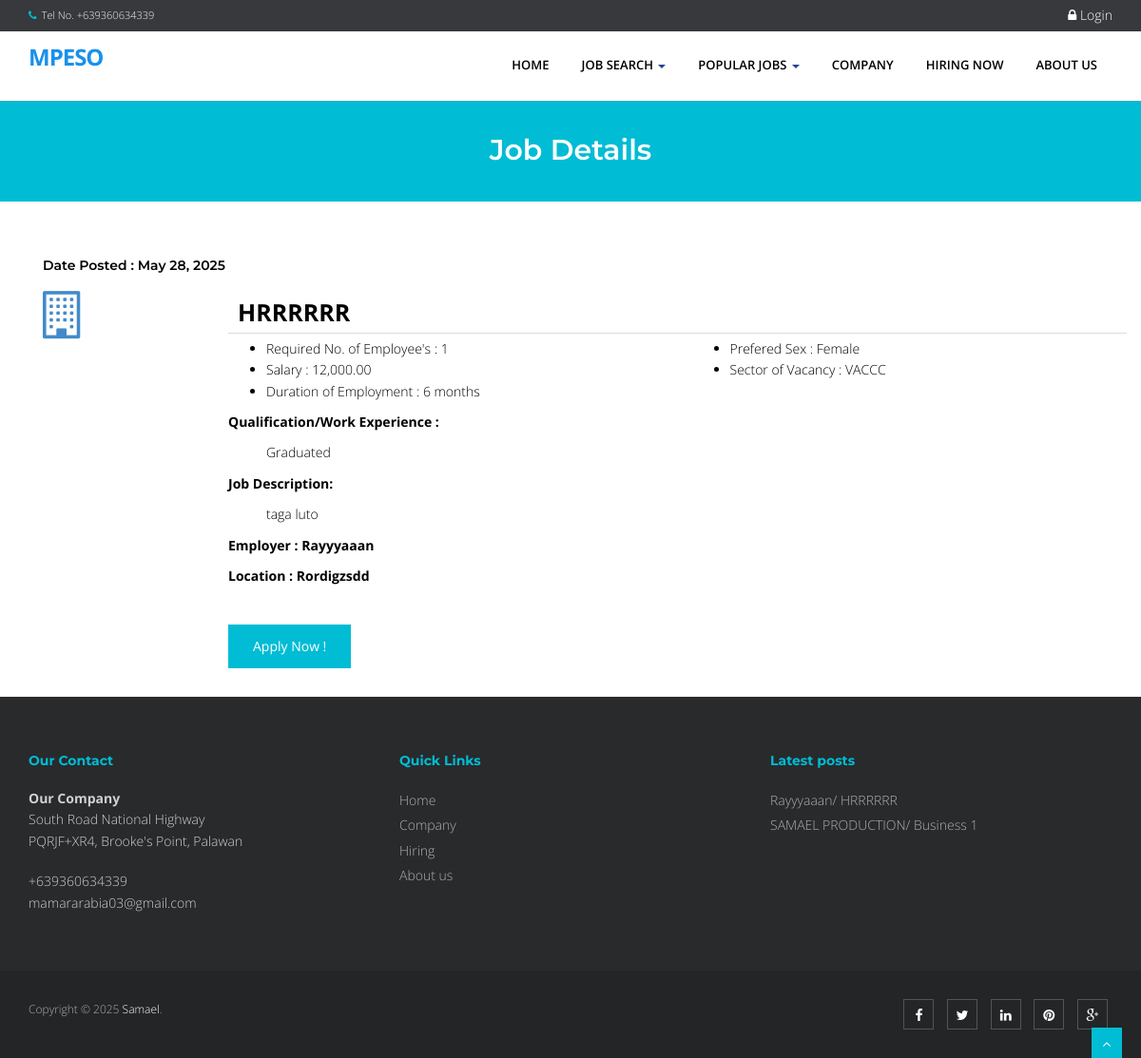
The page /index.php?q=viewjob&search=4 on the database its author committed.
### tables this page shows
CREATE TABLE `tbljob` (
  `JOBID` int NOT NULL,
  `COMPANYID` int NOT NULL,
  `CATEGORY` varchar(250) NOT NULL,
  `OCCUPATIONTITLE` varchar(90) NOT NULL,
  `REQ_NO_EMPLOYEES` int NOT NULL,
  `SALARIES` double NOT NULL,
  `DURATION_EMPLOYEMENT` varchar(90) NOT NULL,
  `QUALIFICATION_WORKEXPERIENCE` text NOT NULL,
  `JOBDESCRIPTION` text NOT NULL,
  `PREFEREDSEX` varchar(30) NOT NULL,
  `SECTOR_VACANCY` text NOT NULL,
  `JOBSTATUS` varchar(90) NOT NULL,
  `DATEPOSTED` datetime NOT NULL
);

CREATE TABLE `tblcompany` (
  `COMPANYID` int NOT NULL,
  `COMPANYNAME` varchar(90) NOT NULL,
  `COMPANYADDRESS` varchar(90) NOT NULL,
  `COMPANYCONTACTNO` varchar(30) NOT NULL,
  `COMPANYSTATUS` varchar(90) NOT NULL
);

### index.php (called while the page is built, shortened)
<?php
require_once("include/initialize.php");
$view = (isset($_GET['q']) && $_GET['q'] != '') ? $_GET['q'] : '';
switch ($view) {
	case 'viewjob' :
        $title="Job Details";
		break;
}
require_once("theme/templates.php");
?>

### include/database.php (called while the page is built, shortened)
<?php
class Database {
	var $sql_string = '';
	private $conn;
	public function open_connection() {
		$this->conn = mysqli_connect(server,user,pass);
		if(!$this->conn){
			$this->error_msg = "Problem in database connection! Contact administrator!";
			error_log($this->error_msg);
			exit();
		} else {
			$db_select = mysqli_select_db($this->conn,database_name);
		}
	}
	function setQuery($sql='') {
		$this->sql_string = $sql;
		return true;
	}
	function executeQuery() {
		$result = mysqli_query($this->conn, $this->sql_string);
		return $result;
	}
	function loadResultList( $key='' ) {
		$cur = $this->executeQuery();
		$array = array();
		while ($row = mysqli_fetch_object($cur)) {
			if ($key) {
				$array[$row->$key] = $row;
			} else {
				$array[] = $row;
			}
		}
		return $array;
	}
}
$mydb = new Database();
?>

### theme/templates.php (the view, shortened to what this page needs)
 <!DOCTYPE html>
<html lang="en">
<head>
<link href="<?php echo web_root; ?>plugins/home-plugins/css/bootstrap.min.css" rel="stylesheet" />
<link href="<?php echo web_root; ?>plugins/home-plugins/css/fancybox/jquery.fancybox.css" rel="stylesheet">
<link href="<?php echo web_root; ?>plugins/home-plugins/css/flexslider.css" rel="stylesheet" />
<link href="<?php echo web_root; ?>plugins/home-plugins/css/style.css" rel="stylesheet" />
<link rel="stylesheet" href="<?php echo web_root;?>plugins/font-awesome/css/font-awesome.min.css">
<link rel="stylesheet" href="<?php echo web_root;?>plugins/dataTables/jquery.dataTables.min.css">
<link rel="stylesheet" href="<?php echo web_root;?>plugins/dataTables/jquery.dataTables_themeroller.css">
<link href="<?php echo web_root; ?>plugins/datepicker/bootstrap-datetimepicker.min.css" rel="stylesheet" media="screen">
<link href="<?php echo web_root; ?>plugins/datepicker/datepicker3.css" rel="stylesheet" media="screen">
</head>
<body>
<div id="wrapper" class="home-page">
  <header>
        <div class="topbar navbar-fixed-top">
          <div class="container">
            <div class="row">
              <div class="col-md-12">
                <p class="pull-left hidden-xs"><i class="fa fa-phone"></i>Tel No. +639360634339</p>
                <?php if (isset($_SESSION['APPLICANTID'])) {
                    $sql = "SELECT count(*) as 'COUNTNOTIF' FROM `tbljob` ORDER BY `DATEPOSTED` DESC";
                    $mydb->setQuery($sql);
                    $showNotif = $mydb->loadSingleResult();
                    $notif =isset($showNotif->COUNTNOTIF) ? $showNotif->COUNTNOTIF : 0;
                    $applicant = new Applicants();
                    $appl  = $applicant->single_applicant($_SESSION['APPLICANTID']);
                    $sql ="SELECT count(*) as 'COUNT' FROM `tbljobregistration` WHERE `PENDINGAPPLICATION`=0 AND `HVIEW`=0 AND `APPLICANTID`='{$appl->APPLICANTID}'";
                    $mydb->setQuery($sql);
                    $showMsg = $mydb->loadSingleResult();
                    $msg =isset($showMsg->COUNT) ? $showMsg->COUNT : 0;
                    echo ' <p class="pull-right login"><a title="View Notification(s)" href="'.web_root.'applicant/index.php?view=notification"> <i class="fa fa-bell-o"></i> <span class="label label-success">'.$notif.'</span></a> | <a title="View Message(s)" href="'.web_root.'applicant/index.php?view=message"> <i class="fa fa-envelope-o"></i> <span class="label label-success">'.$msg.'</span></a> | <a title="View Profile" href="'.web_root.'applicant/"> <i class="fa fa-user"></i> Howdy, '. $appl->FNAME. ' '.$appl->LNAME .' </a> | <a href="'.web_root.'logout.php">  <i class="fa fa-sign-out"> </i>Logout</a> </p>';
                    }else{ ?>
                      <p   class="pull-right login"><a data-target="#myModal" data-toggle="modal" href=""> <i class="fa fa-lock"></i> Login </a></p>
                <?php } ?>
              </div>
            </div>
          </div>
        </div>
        <div style="min-height: 30px;"></div>
        <div class="navbar navbar-default navbar-static-top" >
            <div class="container">
                <div class="navbar-header">
                    <a class="navbar-brand" href="<?php echo web_root; ?>index.php">MPESO</a>
                </div>
                <div class="navbar-collapse collapse ">
                    <ul class="nav navbar-nav">
                        <li class="<?php echo !isset($_GET['q'])? 'active' :''?>"><a href="<?php echo web_root; ?>index.php">Home</a></li>
                        <li class="dropdown">
                          <a href="#" data-toggle="dropdown" class="dropdown-toggle">Job Search <b class="caret"></b></a>
                       </li>
                      <li class="dropdown <?php  if(isset($_GET['q'])) { if($_GET['q']=='category'){ echo 'active'; }else{ echo ''; }}  ?>">
                          <a href="#" data-toggle="dropdown" class="dropdown-toggle">Popular Jobs <b class="caret"></b></a>
                            <?php
                            $sql = "SELECT * FROM `tblcategory` LIMIT 10";
                            $mydb->setQuery($sql);
                            ?>
                       </li>
                        <li class="<?php  if(isset($_GET['q'])) { if($_GET['q']=='company'){ echo 'active'; }else{ echo ''; }}  ?>"><a href="<?php echo web_root; ?>index.php?q=company">Company</a></li>
                        <li class="<?php  if(isset($_GET['q'])) { if($_GET['q']=='hiring'){ echo 'active'; }else{ echo ''; }} ?>"><a href="<?php echo web_root; ?>index.php?q=hiring">Hiring Now</a></li>
                        <li class="<?php  if(isset($_GET['q'])) { if($_GET['q']=='About'){ echo 'active'; }else{ echo ''; }}  ?>"><a href="<?php echo web_root; ?>index.php?q=About">About Us</a></li>
                    </ul>
                </div>
            </div>
        </div>
  </header>
      <?php
      if (isset($_GET['q'])) {
        echo '<section id="inner-headline">
            <div class="container">
                <div class="row">
                    <div class="col-lg-12">
                        <h2 class="pageTitle">'.$title.'</h2>
                    </div>
                </div>
            </div>
            </section>';
      }
       require_once $content;
        ?>
  <footer>
  <div class="container">
    <div class="row">
      <div class="col-md-4 col-sm-4">
        <div class="widget">
          <h5 class="widgetheading">Our Contact</h5>
          <address>
          <strong>Our Company</strong><br>
          South Road National Highway<br>
           PQRJF+XR4, Brooke's Point, Palawan</address>
          <p>
            <i class="icon-phone"></i> +639360634339<br>
            <i class="icon-envelope-alt"></i>mamararabia03@gmail.com
          </p>
        </div>
      </div>
      <div class="col-md-4 col-sm-4">
        <div class="widget">
          <h5 class="widgetheading">Quick Links</h5>
          <ul class="link-list">
            <li><a href="<?php echo web_root; ?>index.php">Home</a></li>
            <li><a href="<?php echo web_root; ?>index.php?q=company">Company</a></li>
            <li><a href="<?php echo web_root; ?>index.php?q=hiring">Hiring</a></li>
            <li><a href="<?php echo web_root; ?>index.php?q=About">About us</a></li>
          </ul>
        </div>
      </div>
      <div class="col-md-4 col-sm-4">
        <div class="widget">
          <h5 class="widgetheading">Latest posts</h5>
          <ul class="link-list">
            <?php
                  $sql = "SELECT * FROM `tblcompany` c,`tbljob` j
                          WHERE c.`COMPANYID`=j.`COMPANYID`
                          AND j.`JOBSTATUS`='Active'
                          ORDER BY DATEPOSTED DESC LIMIT 3" ;
                  $mydb->setQuery($sql);
                  $cur = $mydb->loadResultList();
                  foreach ($cur as $result) {
                    echo ' <li><a href="'.web_root.'index.php?q=viewjob&search='.$result->JOBID.'">'.$result->COMPANYNAME . '/ '. $result->OCCUPATIONTITLE .'</a></li>';
                  }
              ?>
          </ul>
        </div>
      </div>
    </div>
  </div>
  <div id="sub-footer">
    <div class="container">
      <div class="row">
        <div class="col-lg-6">
          <div class="copyright">
            <p>
              <span>Copyright &copy; 2025 <a href="https://m.me/kh1ddtv">Samael</a>.
            </p>
          </div>
        </div>
        <div class="col-lg-6">
          <ul class="social-network">
            <li><a href="#" data-placement="top" title="Facebook"><i class="fa fa-facebook"></i></a></li>
            <li><a href="#" data-placement="top" title="Twitter"><i class="fa fa-twitter"></i></a></li>
            <li><a href="#" data-placement="top" title="Linkedin"><i class="fa fa-linkedin"></i></a></li>
            <li><a href="#" data-placement="top" title="Pinterest"><i class="fa fa-pinterest"></i></a></li>
            <li><a href="#" data-placement="top" title="Google plus"><i class="fa fa-google-plus"></i></a></li>
          </ul>
        </div>
      </div>
    </div>
  </div>
  </footer>
</div>
<a href="#" class="scrollup"><i class="fa fa-angle-up active"></i></a>
</body>
</html>

### viewjob.php (shortened to what this page needs)
    <section id="content">
        <div class="container content">
 <?php
 if (isset($_GET['search'])) {
    $jobid = $_GET['search'];
 }else{
     $jobid = '';
 }
    $sql = "SELECT * FROM `tblcompany` c,`tbljob` j
            WHERE c.`COMPANYID`=j.`COMPANYID`
            AND j.`JOBSTATUS`='Active'
            AND JOBID LIKE '%" . $jobid ."%'
            ORDER BY DATEPOSTED DESC" ;
    $mydb->setQuery($sql);
    $cur = $mydb->loadResultList();
    if(count($cur) > 0) {
        foreach ($cur as $result) {
  ?>
           <div class="container">
             <div class="mg-available-rooms">
                    <h5 class="mg-sec-left-title">Date Posted :  <?php echo date_format(date_create($result->DATEPOSTED),'M d, Y'); ?></h5>
                        <div class="mg-avl-rooms">
                            <div class="mg-avl-room">
                                <div class="row">
                                    <div class="col-sm-2">
                                        <a href="#"><span class="fa fa-building-o" style="font-size: 50px"></span></a>
                                    </div>
                                    <div class="col-sm-10">
                                        <div style="border-bottom: 1px solid #ddd;padding: 10px;font-size: 25px;font-weight: bold;color: #000;margin-bottom: 5px;"><?php echo $result->OCCUPATIONTITLE ;?>
                                        </div>
                                        <div class="row contentbody">
                                            <div class="col-sm-6">
                                                <ul>
                                                    <li><i class="fp-ht-bed"></i>Required No. of Employee's : <?php echo $result->REQ_NO_EMPLOYEES; ?></li>
                                                    <li><i class="fp-ht-food"></i>Salary : <?php echo number_format($result->SALARIES,2);  ?></li>
                                                    <li><i class="fa fa-sun-"></i>Duration of Employment : <?php echo $result->DURATION_EMPLOYEMENT; ?></li>
                                                </ul>
                                            </div>
                                            <div class="col-sm-6">
                                                <ul>
                                                    <li><i class="fp-ht-tv"></i>Prefered Sex : <?php echo $result->PREFEREDSEX; ?></li>
                                                    <li><i class="fp-ht-computer"></i>Sector of Vacancy : <?php echo $result->SECTOR_VACANCY; ?></li>
                                                </ul>
                                            </div>
                                            <div class="col-sm-12">
                                                <p>Qualification/Work Experience :</p>
                                                 <ul style="list-style: none;">
                                                    <li><?php echo $result->QUALIFICATION_WORKEXPERIENCE ;?></li>
                                                </ul>
                                            </div>
                                            <div class="col-sm-12">
                                                <p>Job Description:</p>
                                                <ul style="list-style: none;">
                                                     <li><?php echo $result->JOBDESCRIPTION ;?></li>
                                                </ul>
                                             </div>
                                            <div class="col-sm-12">
                                                <p>Employer :  <?php echo  $result->COMPANYNAME; ?></p>
                                                <p>Location :  <?php echo  $result->COMPANYADDRESS; ?></p>
                                            </div>
                                        </div>
                                          <a href="<?php echo web_root; ?>index.php?q=apply&job=<?php echo $result->JOBID;?>&view=personalinfo" class="btn btn-main btn-next-tab">Apply Now !</a>
                                    </div>
                                </div>
                            </div>
                        </div>
                    </div>
            </div>
<?php  }
    }
?>    </div>
    </section>

### theme/templates.php (style rules this page uses)
#content { min-height: 400px; color: #000; }
.contentbody p { font-weight: bold; }
.login a { font-size: 14px; color: #fff; padding:0px; }

### rows shown on the page
tbljob: DATEPOSTED "May 28, 2025", OCCUPATIONTITLE "HRRRRRR", REQ_NO_EMPLOYEES "1", SALARIES "12,000.00", DURATION_EMPLOYEMENT "6 months", PREFEREDSEX "Female", SECTOR_VACANCY "VACCC", QUALIFICATION_WORKEXPERIENCE "Graduated", JOBDESCRIPTION "taga luto", COMPANYID.COMPANYNAME "Rayyyaaan", COMPANYID.COMPANYADDRESS "Rordigzsdd"
tbljob: COMPANYID.COMPANYNAME "SAMAEL PRODUCTION", OCCUPATIONTITLE "Business 1"

### other values the page prints
$title "Job Details"
